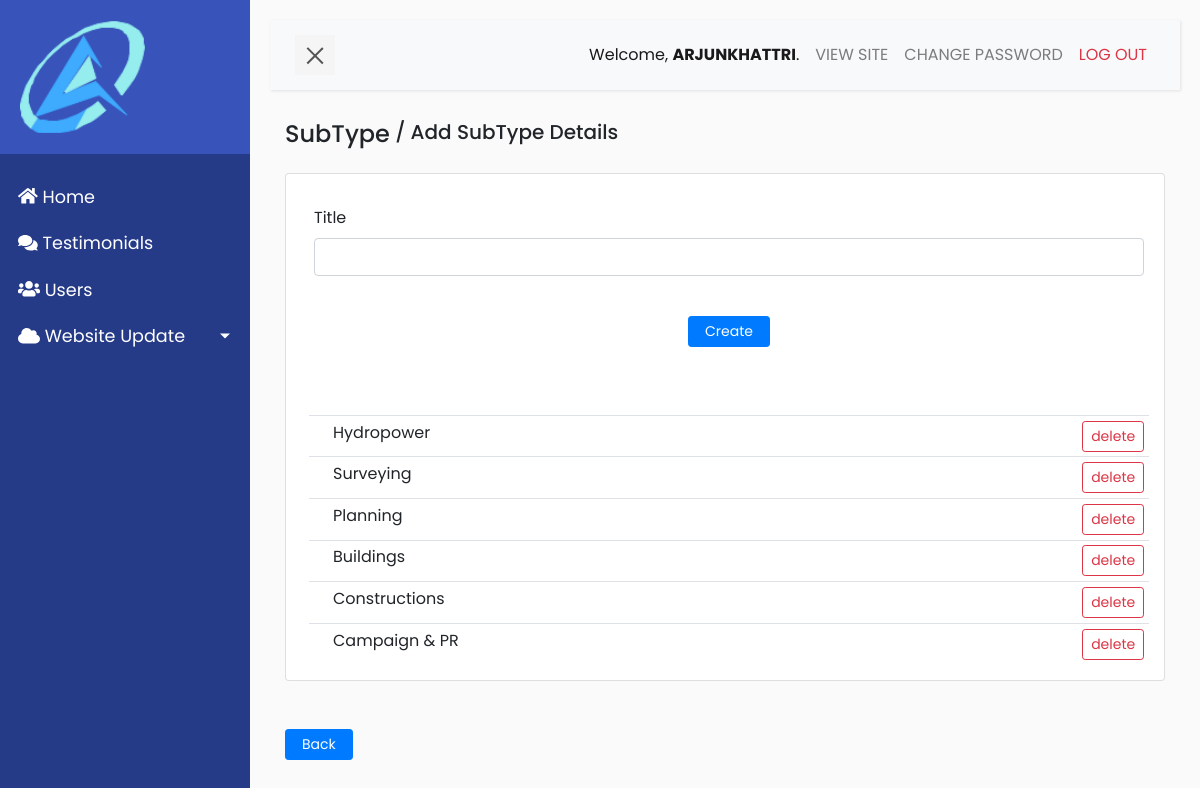
The app's page /servicetype/create/ (signed in) with its own data.
### constructionapp/models.py (models this page shows, shortened)
class ServiceType(models.Model):
    name = models.CharField(max_length=50, null=False, blank=False, default=' ' )
    image = models.ImageField(upload_to='media/subservices', blank=True)

### constructionapp/views.py (the view)
# urls.py: path('servicetype/create/', views.create_servicetype_list, name='create_servicetype'),
@login_required
def create_servicetype_list(request):
    subtype = ServiceType.objects.all()
    context = {'subtype': subtype}
    if request.method == 'POST':
        form = ServiceTypeForm(request.POST or None, request.FILES)
        try:
            if form.save():
                form.save()
                messages.success(request, 'Service type added')
                return redirect('create_servicetype')
            else:
                messages.error(request, 'Invalid Service Type Entered!')
                return redirect('create_servicetype')
        except:
            return redirect('create_servicetype')
    else:
        return render(request, 'page/services/subtype/create.html', context)

### constructionapp/templates/page/services/subtype/create.html (shortened to what this page needs)
{% extends 'base.html' %}
{% block content %}
<div class="container">
    <div class="row">
        <div class="col-xs-12 col-sm-12 col-md-12 col-xl-12 d-flex">
                <h4 class=" mb-4">SubType </h4>
            <h5>
                &nbsp;/&nbsp;Add SubType Details
            </h5>
        </div>
    </div>
   <div class="row">
        <div class="col-xs-12 col-sm-12 col-md-12 col-xl-12">
            <div class="card mb-4 pl-2 pt-2">
                <div class="card-body mb-2">
                    <form method="POST" enctype="multipart/form-data">
                        <div class="form-group">
                            <label
                                for="name"
                                class="mt-1">
                                Title
                            </label>
                            <input
                                type="text"
                                name="name"
                                id="name"
                                tabindex="1"
                                class="form-control"
                                autocomplete="name" >
                        </div>
                        <div class="form-group text-center">
                            <input
                                type="submit"
                                class="btn btn-primary btn-sm mt-4 pl-3 pr-3 text-center"
                                value="Create">
                        </div>
                    </form>
                </div>
                    <div class="col-xs-12 col-sm-12 col-md-12 col-xl-12 mt-4">
                            <table class="table table-sm table-hover">
                                <tbody>
                                    {% if subtype %}
                                        {% for s in subtype %}
                                            <tr>
                                                <td class="text-capitalize pl-4">
                                                <a href="#">{{s.name}}</a>
                                                <a href="{%  url 'delete_servicetype' s.id %}">
                                                    <button type="button" class="btn btn-sm btn-outline-danger" style="float: right;"> delete</button>
                                                </a>
                                                </td>
                                            </tr>
                                        {% endfor %}
                                    {% else %}
                                        <tr>
                                            <td class="text-center pt-5">No subtype found!</td>
                                        </tr>
                                    {% endif %}
                                </tbody>
                            </table>
                    </div>
            </div>
             <a href="{%  url 'create_services' %}">
                        <button type="button" class="btn btn-primary btn-sm mt-4 pl-3 pr-3 "> Back</button>
                    </a>
         </div>
   </div>
</div>
{% endblock content %}

### constructionapp/templates/base.html (shortened to what this page needs)
{% load static %}
<!DOCTYPE html>
<html>
<head>
    <link
        rel="stylesheet"
        href="https://stackpath.bootstrapcdn.com/bootstrap/4.1.0/css/bootstrap.min.css"
>
    <link
        rel="stylesheet" href="{% static 'css/base.css' %}">
    <link
        rel="stylesheet"
        href="https://use.fontawesome.com/releases/v5.2.0/css/all.css"
>
</head>
<body>
    <div class="wrapper">
        <nav id="sidebar">
            <div class="sidebar-header">
                <a href="https://eliteconsultancy.netlify.app/">
                    <img src="{% static 'images/logo.png' %}" alt="NGT Logo" class="img-responsive" style="width:60%;height: auto;">
                </a>
            </div>
            <ul class="list-unstyled components ml-2">
                <li class="active">
                    <a href="{% url 'dashboard' %}">
                        <i class="fa fa-home" aria-hidden="true"></i>
                        Home
                    </a>
                </li>
                <li>
                    <a href="{% url 'testimonials_list' %}">
                        <i class="fa fa-comments" aria-hidden="true"></i>
                        Testimonials
                    </a>
                </li>
                <li>
                    <a href="{% url 'list_admins' %}">
                        <i class="fa fa-users" aria-hidden="true"></i>
                        Users
                    </a>
                </li>
                <li >
                    <a href="#uiSubmenu" data-toggle="collapse" aria-expanded="false" class="dropdown-toggle">
                        <i class="fa fa-cloud" aria-hidden="true"></i>
                        Website Update
                    </a>
                </li>
        </nav>
        <div id="content">
            <nav class="navbar navbar-expand-lg navbar-light bg-light">
                <div class="container-fluid">
                    <button type="button" id="sidebarCollapse" class="navbar-btn">
                        <span></span>
                    </button>
                    <div class="collapse navbar-collapse" id="navbarSupportedContent">
                        <ul class="nav navbar-nav ml-auto">
                            <li class="nav-item active">
                                <div class="nav-link text-capitalize" >Welcome, <span class="text-uppercase font-weight-bold">{{user.get_username}}</span>. </div>
                            </li>
                            <li class="nav-item">
                                <a href="https://eliteconsultancy.netlify.app/" target="_blank" class="text-uppercase nav-link">View Site</a>
                            </li>
                            <li class="nav-item">
                                <a href="{% url 'change_admin_pw' %}" class="nav-link text-uppercase">Change Password</a>
                            </li>
                            <li class="nav-item">
                                <a href="{% url 'admin_logout' %}" class="text-uppercase nav-link text-danger">Log out</a>
                            </li>
                        </ul>
                    </div>
                </div>
            </nav>
            {% block content %}
            {% endblock content %}
    </div>
</body>
</html>

### static/css/base.css (style rules this page uses)
body { font-family: 'Poppins', sans-serif; background: #fafafa; }
a, a:hover, a:focus { color: inherit; text-decoration: none; transition: all 0.3s; }
.navbar { padding: 15px 10px; background: #fff; border: none; border-radius: 0; margin-bottom: 30px; box-shadow: 1px 1px 3px rgba(0, 0, 0, 0.1); }
.navbar-btn { box-shadow: none; outline: none !important; border: none; }
.wrapper { display: flex; width: 100%; align-items: stretch; perspective: 1500px; }
#sidebar { min-width: 250px; max-width: 250px; background: #263b88; color: #fff; transition: all 0.6s cubic-bezier(0.945, 0.020, 0.270, 0.665); transform-origin: bottom left; }
#sidebar .sidebar-header { padding: 20px; background: #3854bb; }
#sidebar ul.components { padding: 20px 0; }
#sidebar ul li a { padding: 10px; font-size: 1.1em; display: block; }
#sidebar ul li.active > a, a[aria-expanded="true"] { color: #fff; background: #263b88; }
a[data-toggle="collapse"] { position: relative; }
.dropdown-toggle::after { display: block; position: absolute; top: 50%; right: 20px; transform: translateY(-50%); }
#content { width: 100%; padding: 20px; min-height: 100vh; transition: all 0.3s; }
#sidebarCollapse { width: 40px; height: 40px; background: #f5f5f5; cursor: pointer; }
#sidebarCollapse span { width: 80%; height: 2px; margin: 0 auto; display: block; background: #555; transition: all 0.8s cubic-bezier(0.810, -0.330, 0.345, 1.375); transition-delay: 0.2s; }
#sidebarCollapse span:last-of-type { transform: rotate(-45deg) translate(1px, -1px); }

### records on screen
ServiceType: name "Hydropower"
ServiceType: name "Surveying"
ServiceType: name "Planning"
ServiceType: name "Buildings"
ServiceType: name "Constructions"
ServiceType: name "Campaign & PR"

### other values on screen
{{ user.get_username }} "ARJUNKHATTRI"
